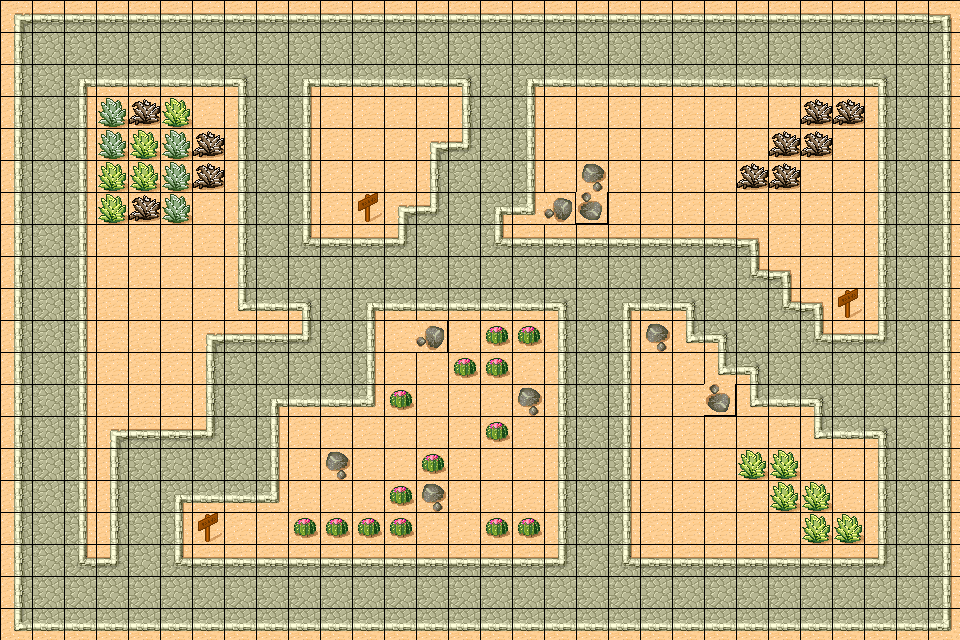

This game map was drawn from its Tiled (.tmx) file and the tilesets committed beside it. A one-line description and the full map source follow:
An orthogonal 30x20 tile map with 32x32 px tiles, 1 tile layer (Tile Layer 1) and 25 objects (24x Wall, Player).

<map version="1.2" tiledversion="1.2.3" orientation="orthogonal" renderorder="right-down" width="30" height="20" tilewidth="32" tileheight="32" infinite="0" nextlayerid="3" nextobjectid="26">
 <tileset firstgid="1" name="tmw_desert_spacing" tilewidth="32" tileheight="32" spacing="1" tilecount="48" columns="8">
  <image source="tmw_desert_spacing.png" width="265" height="199" />
  <terraintypes>
   <terrain name="stonestreet" tile="0" />
   <terrain name="cobblestone" tile="0" />
  </terraintypes>
  <tile id="0" terrain=",,,1" />
  <tile id="1" terrain=",,1,1" />
  <tile id="2" terrain=",,1," />
  <tile id="8" terrain=",1,,1" />
  <tile id="9" terrain="1,1,1,1" />
  <tile id="10" terrain="1,,1," />
  <tile id="16" terrain=",1,," />
  <tile id="17" terrain="1,1,," />
  <tile id="18" terrain="1,,," />
  <tile id="19" terrain="1,1,1," />
  <tile id="20" terrain="1,1,,1" />
  <tile id="24" terrain=",,,0" />
  <tile id="25" terrain=",,0,0" />
  <tile id="26" terrain=",,0," />
  <tile id="27" terrain="1,,1,1" />
  <tile id="28" terrain=",1,1,1" />
  <tile id="32" terrain=",0,,0" />
  <tile id="33" terrain="0,0,0,0" />
  <tile id="34" terrain="0,,0," />
  <tile id="35" terrain="0,0,0," />
  <tile id="36" terrain="0,0,,0" />
  <tile id="40" terrain=",0,," />
  <tile id="41" terrain="0,0,," />
  <tile id="42" terrain="0,,," />
  <tile id="43" terrain="0,,0,0" />
  <tile id="44" terrain=",0,0,0" />
 </tileset>
 <layer id="1" name="Tile Layer 1" width="30" height="20">
  <data encoding="csv">
25,26,26,26,26,26,26,26,26,26,26,26,26,26,26,26,26,26,26,26,26,26,26,26,26,26,26,26,26,27,
33,34,34,34,34,34,34,34,34,34,34,34,34,34,34,34,34,34,34,34,34,34,34,34,34,34,34,34,34,35,
33,34,36,42,42,42,42,37,34,36,42,42,42,42,37,34,36,42,42,42,42,42,42,42,42,42,42,37,34,35,
33,34,35,38,39,40,30,33,34,35,30,30,30,30,33,34,35,30,30,30,30,30,30,30,30,39,39,33,34,35,
33,34,35,38,40,38,39,33,34,35,30,30,30,25,45,34,35,30,30,30,30,30,30,30,39,39,30,33,34,35,
33,34,35,40,40,38,39,33,34,35,30,30,30,33,34,34,35,30,32,30,30,30,30,39,39,30,30,33,34,35,
33,34,35,40,39,38,30,33,34,35,30,46,25,45,34,36,43,2684354592,3221225504,30,30,30,30,30,30,30,30,33,34,35,
33,34,35,30,30,30,30,33,34,44,26,26,45,34,34,44,26,26,26,26,26,26,26,27,30,30,30,33,34,35,
33,34,35,30,30,30,30,33,34,34,34,34,34,34,34,34,34,34,34,34,34,34,34,44,27,30,30,33,34,35,
33,34,35,30,30,30,30,41,42,37,34,36,42,42,42,42,42,37,34,36,42,37,34,34,44,27,46,33,34,35,
33,34,35,30,30,30,25,26,26,45,34,35,30,2684354592,30,31,31,33,34,35,32,41,37,34,34,44,26,45,34,35,
33,34,35,30,30,30,33,34,34,34,34,35,30,30,31,31,30,33,34,35,30,30,41,37,34,34,34,34,34,35,
33,34,35,30,30,30,33,34,36,42,42,43,31,30,30,30,32,33,34,35,30,30,3221225504,41,42,37,34,34,34,35,
33,34,35,25,26,26,45,34,35,30,30,30,30,30,30,31,30,33,34,35,30,30,30,30,30,41,42,37,34,35,
33,34,35,33,34,34,34,34,35,30,32,30,30,31,30,30,30,33,34,35,30,30,30,40,40,30,30,33,34,35,
33,34,35,33,34,36,42,42,43,30,30,30,31,32,30,30,30,33,34,35,30,30,30,30,40,40,30,33,34,35,
33,34,35,33,34,35,46,30,30,31,31,31,31,30,30,31,31,33,34,35,30,30,30,30,30,40,40,33,34,35,
33,34,44,45,34,44,26,26,26,26,26,26,26,26,26,26,26,45,34,44,26,26,26,26,26,26,26,45,34,35,
33,34,34,34,34,34,34,34,34,34,34,34,34,34,34,34,34,34,34,34,34,34,34,34,34,34,34,34,34,35,
41,42,42,42,42,42,42,42,42,42,42,42,42,42,42,42,42,42,42,42,42,42,42,42,42,42,42,42,42,43
</data>
 </layer>
 <objectgroup id="2" name="Object Layer 1">
  <object id="1" name="wall" type="Wall" x="0" y="0" width="960" height="24" />
  <object id="2" name="wall" type="Wall" x="0" y="624" width="960" height="16" />
  <object id="3" name="wall" type="Wall" x="0" y="24" width="24" height="600" />
  <object id="4" name="wall" type="Wall" x="936" y="24" width="24" height="600" />
  <object id="5" name="wall" type="Wall" x="816" y="80" width="72" height="264" />
  <object id="6" name="wall" type="Wall" x="528" y="80" width="288" height="160" />
  <object id="7" name="wall" type="Wall" x="304" y="80" width="96" height="160" />
  <object id="8" name="wall" type="Wall" x="80" y="80" width="32" height="480" />
  <object id="9" name="wall" type="Wall" x="112" y="80" width="96" height="352" />
  <object id="10" name="wall" type="Wall" x="208" y="80" width="32" height="256" />
  <object id="11" name="wall" type="Wall" x="240" y="304" width="64" height="32" />
  <object id="12" name="wall" type="Wall" x="176" y="496" width="384" height="64" />
  <object id="13" name="wall" type="Wall" x="272" y="400" width="288" height="96" />
  <object id="14" name="wall" type="Wall" x="368" y="304" width="192" height="96" />
  <object id="15" name="wall" type="Wall" x="624" y="304" width="64" height="256" />
  <object id="16" name="wall" type="Wall" x="688" y="336" width="32" height="224" />
  <object id="17" name="wall" type="Wall" x="720" y="368" width="32" height="192" />
  <object id="18" name="wall" type="Wall" x="752" y="400" width="64" height="160" />
  <object id="19" name="wall" type="Wall" x="816" y="432" width="64" height="128" />
  <object id="20" name="wall" type="Wall" x="400" y="80" width="32" height="128" />
  <object id="21" name="wall" type="Wall" x="432" y="80" width="32" height="64" />
  <object id="22" name="wall" type="Wall" x="496" y="208" width="32" height="32" />
  <object id="23" name="wall" type="Wall" x="752" y="240" width="64" height="32" />
  <object id="24" name="wall" type="Wall" x="784" y="272" width="32" height="32" />
  <object id="25" name="player" type="Player" x="448" y="264" width="20" height="20" />
 </objectgroup>
</map>